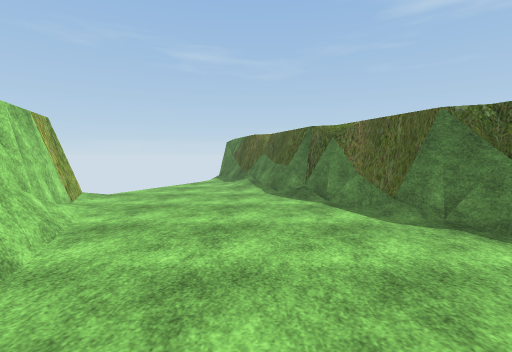
[1] (above)

13 first-person views from a walk through a 3-D level made in the Unity game engine. The camera is 1.5 m above the floor, tilts 4° down and sees 85° across. Doors are open. The floor is counted in squares, 1 m on a side. Each view is taken from the middle of a square. On the plan, view 1 faces up. The plan holds only what a view shows up to about 14 squares ahead; the rest is blank. The place goes on beyond the plan. Some trees and plants on the terrain are drawn as simple stand-ins. Some surface patterns are stand-ins.

[2]
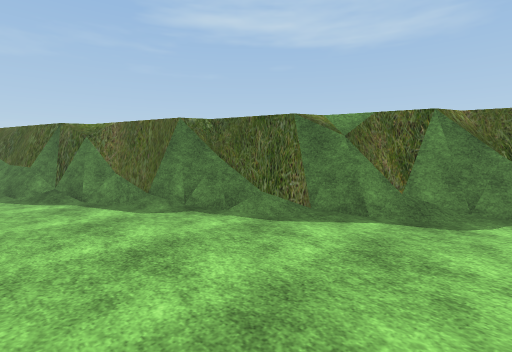

[3]
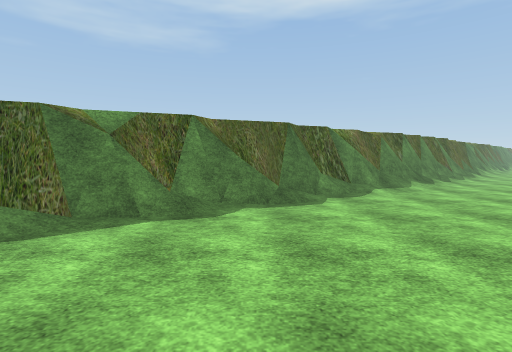

[4]
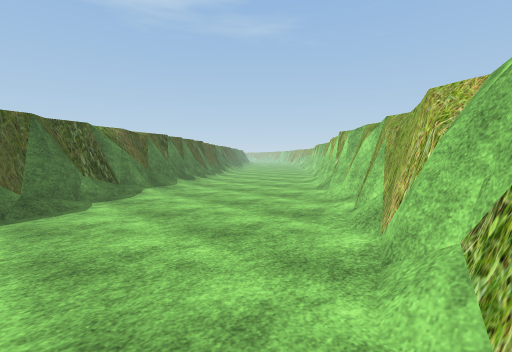

[5]
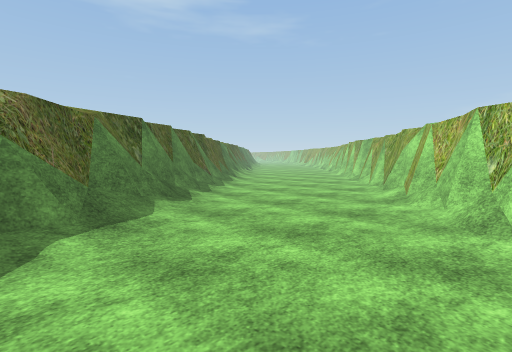

[6]
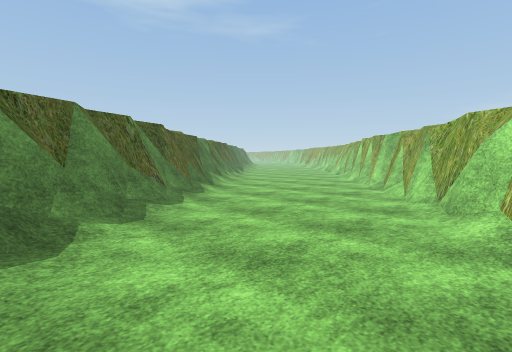

[7]
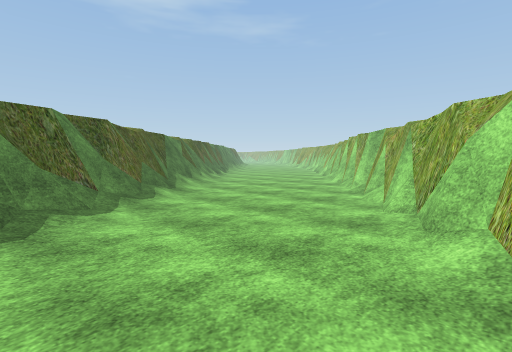

[8]
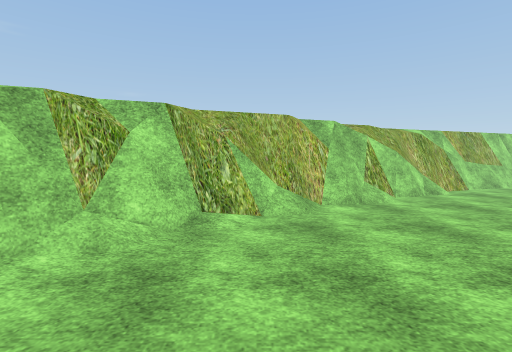

[9]
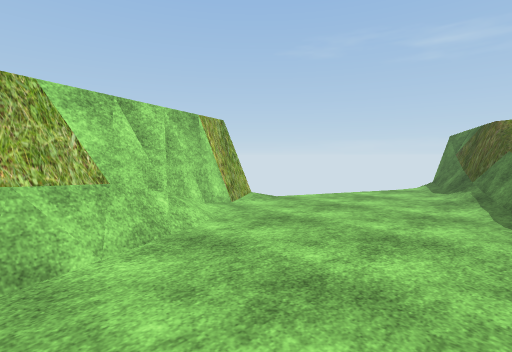

[10]
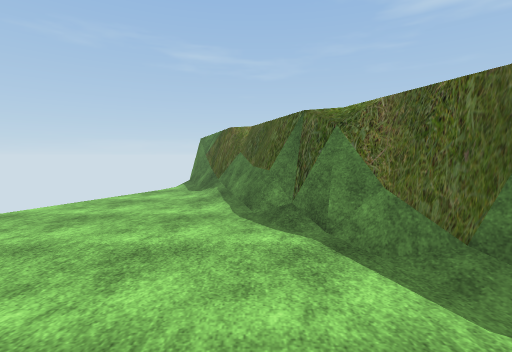

[11]
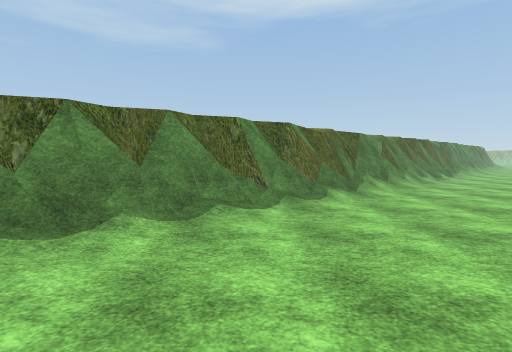

[12]
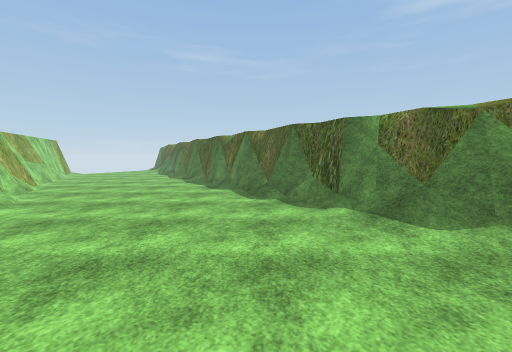

[13]
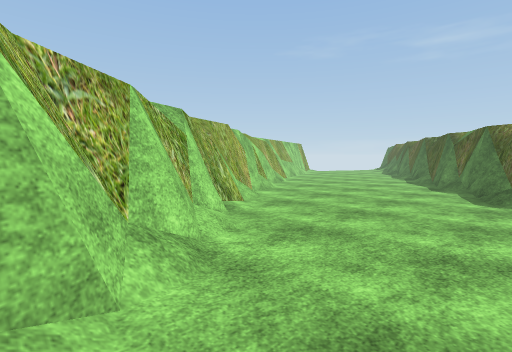

### Floor plan
Key: @ floor where view 1 was taken; # wall or solid block; . floor; / step, stairs or slope; = window, fence, low wall or low ledge.
Columns run from 5 left of view 1 to 22 right of it. Each row starts with its distance up from view 1.
 18    ##
 17    =##
 16   ./##
 15   ../##
 14  .../=#
 13  ..../#
 12 ......##
 11 .......##
 10 .......###
  9 ........##
  8 ......../#
  7 #........##
  6 #.........##
  5 ##........##
  4 ##.........##
  3  #=........##
  2  ##.........##
  1   #=.........##
  0   ##.@.......##
 -1    #=.........##
 -2    ##........./#
 -3     ##.........###
 -4     ##/.........##
 -5      ##........./##
 -6       ##......../###
 -7       ##........./##
 -8        ##........./##
 -9         #/......../=##
-10         ##=......../##
-11          ##/........=##
-12           ##/......../##
-13            ##/........=##
-14            ###......../##
-15              ##......../##
-16              ##/......../##
-17               ##......../=##
-18                ##........//#
-19                ##=......../=

Where each view was taken, in squares from view 1:
view 1: 0 up, 0 right, facing up
view 2: 1 down, 0 right, facing up-right
view 3: 1 down, 0 right, facing right
view 4: 1 down, 0 right, facing down-right
view 5: 5 down, 6 right, facing down-right
view 6: 9 down, 9 right, facing down-right
view 7: 11 down, 9 right, facing down-right
view 8: 8 down, 10 right, facing left
view 9: 3 up, 1 right, facing up-left
view 10: 4 up, 1 right, facing up
view 11: 13 down, 9 right, facing right
view 12: 13 down, 9 right, facing up
view 13: 14 down, 10 right, facing up-left
